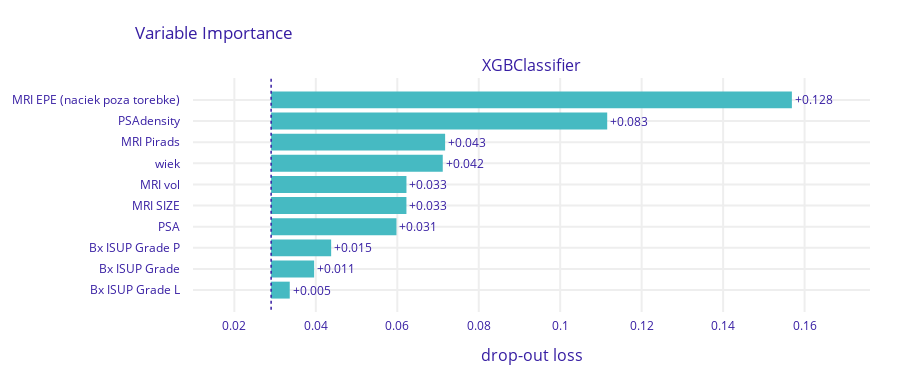

Write notebook code for a chart like this one.
### Markdown cell above
# Example

### Code cell
df = pd.read_csv('../materials/processed_df.csv')
df.head()

numerical_cols = ['wiek', 'PSA', 'PSAdensity', 'MRI vol', 'MRI SIZE']
categorical_cols = ['MRI EPE (naciek poza torebke)', 'MRI Pirads', 'MRI EPE L', 'MRI EPE P', 'MRI SVI (pecherzyki)', 'MRI SVI L', 'MRI SVI P','Bx ISUP Grade P', 'Bx ISUP Grade L', 'Bx ISUP Grade']

X = df[numerical_cols + categorical_cols]
y = df['EPE micro']
hyperparams = {'colsample_bytree': 1.0, 'gamma': 0.1, 'learning_rate': 0.05, 'max_depth': 3, 'n_estimators': 200, 'subsample': 0.8}

untrained_model = XGBClassifier(random_state=2, **hyperparams)

y_true, y_pred, y_pred_probs, false_positive_rate, true_positive_rate, total_roc_auc, trained_model = train_and_evaluate_model(untrained_model, X, y, numerical_cols, categorical_cols, n_folds=5)
plot_roc(false_positive_rate, true_positive_rate, total_roc_auc)
plot_confusion_matrix(y_true, y_pred)
plot_feature_importances(trained_model, X, y)
plot_discrimination_threshold(untrained_model, X, y)

### Figure 1 — Plotly figure (JSON) as saved in the notebook; plotly's stock layout.template omitted (floating-point values rounded to 4 significant figures)
{"data": [{"base": 0.02902, "hoverinfo": "text", "hoverlabel": {"bgcolor": "rgba(0,0,0,0.8)"}, "hovertext": ["Model: XGBClassifier loss after<br>variable: MRI EPE (naciek poza torebke) is permuted: 0.157<br>Drop-out loss change: +0.128", "Model: XGBClassifier loss after<br>variable: PSAdensity is permuted: 0.112<br>Drop-out loss change: +0.083", "Model: XGBClassifier loss after<br>variable: MRI Pirads is permuted: 0.072<br>Drop-out loss change: +0.043", "Model: XGBClassifier loss after<br>variable: wiek is permuted: 0.071<br>Drop-out loss change: +0.042", "Model: XGBClassifier loss after<br>variable: MRI vol is permuted: 0.062<br>Drop-out loss change: +0.033", "Model: XGBClassifier loss after<br>variable: MRI SIZE is permuted: 0.062<br>Drop-out loss change: +0.033", "Model: XGBClassifier loss after<br>variable: PSA is permuted: 0.06<br>Drop-out loss change: +0.031", "Model: XGBClassifier loss after<br>variable: Bx ISUP Grade P is permuted: 0.044<br>Drop-out loss change: +0.015", "Model: XGBClassifier loss after<br>variable: Bx ISUP Grade is permuted: 0.04<br>Drop-out loss change: +0.011", "Model: XGBClassifier loss after<br>variable: Bx ISUP Grade L is permuted: 0.034<br>Drop-out loss change: +0.005"], "marker": {"color": "#46bac2"}, "orientation": "h", "showlegend": false, "text": ["+0.128", "+0.083", "+0.043", "+0.042", "+0.033", "+0.033", "+0.031", "+0.015", "+0.011", "+0.005"], "textposition": "outside", "type": "bar", "x": [0.1279, 0.08252, 0.04272, 0.04214, 0.03323, 0.03322, 0.03077, 0.01474, 0.01056, 0.004573], "xaxis": "x", "y": ["MRI EPE (naciek poza torebke)", "PSAdensity", "MRI Pirads", "wiek", "MRI vol", "MRI SIZE", "PSA", "Bx ISUP Grade P", "Bx ISUP Grade", "Bx ISUP Grade L"], "yaxis": "y"}], "layout": {"annotations": [{"font": {"size": 16}, "showarrow": false, "text": "XGBClassifier", "x": 0.5, "xanchor": "center", "xref": "paper", "y": 1, "yanchor": "bottom", "yref": "paper"}, {"font": {"size": 16}, "showarrow": false, "text": "drop-out loss", "x": 0.5, "xanchor": "center", "xref": "paper", "y": 0, "yanchor": "top", "yref": "paper", "yshift": -30}], "font": {"color": "#371ea3"}, "height": 383, "margin": {"b": 71, "r": 30, "t": 78}, "shapes": [{"line": {"color": "#371ea3", "dash": "dot", "width": 1.5}, "type": "line", "x0": 0.02902, "x1": 0.02902, "xref": "x", "y0": -1, "y1": 10, "yref": "y"}], "title": {"text": "Variable Importance", "x": 0.15}, "xaxis": {"anchor": "y", "automargin": true, "domain": [0, 1], "fixedrange": true, "gridwidth": 2, "range": [0.009841, 0.1761], "tickcolor": "white", "ticklen": 3, "ticks": "outside", "type": "linear", "zeroline": false}, "yaxis": {"anchor": "x", "automargin": true, "autorange": "reversed", "domain": [0, 1], "fixedrange": true, "gridwidth": 2, "tickcolor": "white", "ticklen": 10, "ticks": "outside", "type": "category"}}}
